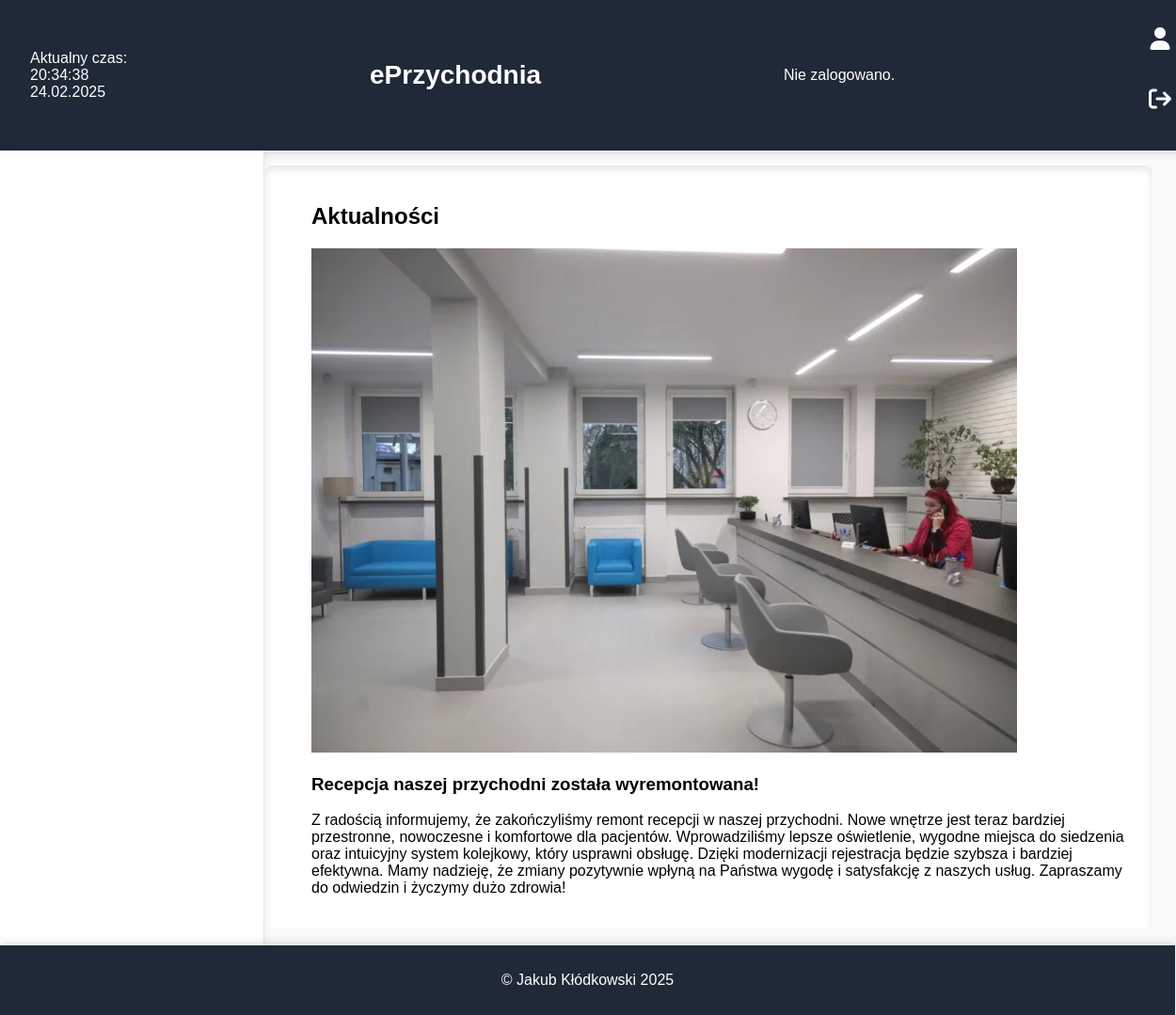
Before: / with the older database file.
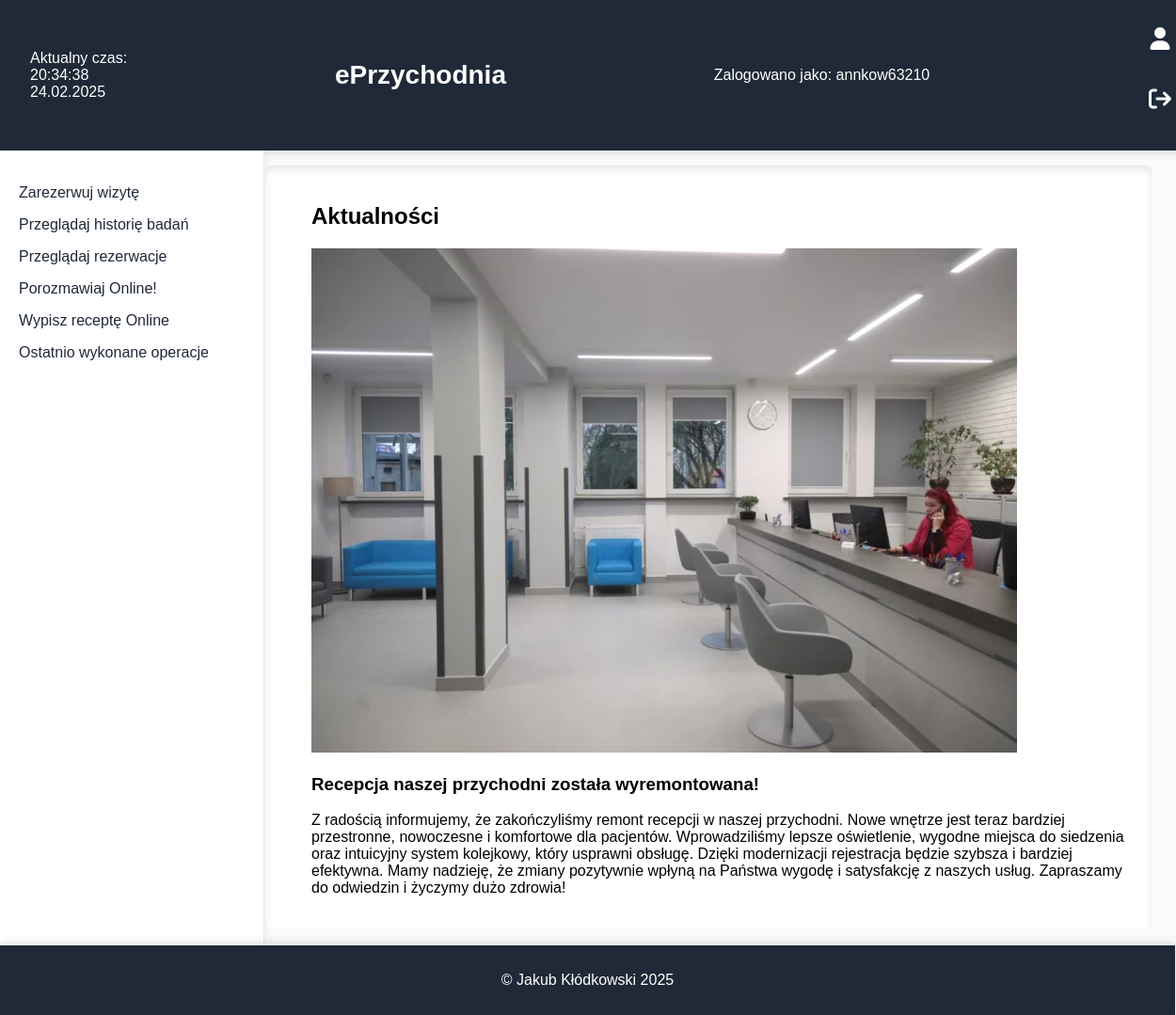
After: the same page with the newer database file.
### tables this page shows
CREATE TABLE `zalogowani` (
  `login` char(11) DEFAULT NULL,
  `haslo` varchar(100) DEFAULT NULL,
  `kto` varchar(100) DEFAULT NULL
);

### wyswietl_logowanie.php (the view, shortened to what this page needs)
<?php
            $connect = mysqli_connect("localhost", "root", "", "eprzychodnia");
            $query0 = "SELECT `login` FROM `zalogowani` LIMIT 1";
            $result = mysqli_query($connect, $query0);
            if ($result && mysqli_num_rows($result) > 0) {
                $row = mysqli_fetch_assoc($result);
                $log = $row['login'];
                echo "Zalogowano jako: " . htmlspecialchars($log);
            } else {
                echo "Nie zalogowano.";
            }
        ?>

### wyswietl_navbar.php (shortened to what this page needs)
<?php
$connect = mysqli_connect("localhost", "root", "", "eprzychodnia");
$query1 = "SELECT `kto` FROM `zalogowani`";
$result1 = mysqli_query($connect, $query1);
if ($row = mysqli_fetch_assoc($result1)) {
    $kto = $row['kto'];
}
?>
    </header>
    <div style="display: flex; flex: 1;">
        <nav>
            <?php
                $connect = mysqli_connect("localhost", "root", "", "eprzychodnia");
                $query0="select * from `zalogowani`";
                $result0=mysqli_query($connect,$query0);
                if(mysqli_num_rows($result0)>0){
                    $query1 = "SELECT `kto` FROM `zalogowani`";
                    $result1 = mysqli_query($connect, $query1);
                    if ($row = mysqli_fetch_assoc($result1)) {
                        $kto = $row['kto'];
                    }
                    $query2="select * from `uprawnienia` where `stanowisko`='".$kto."'";
                    $result2=mysqli_query($connect,$query2);
                    if($row=mysqli_fetch_assoc($result2)){
                        $rezerwuj=$row['rezerwuj'];
                        $przegladaj_historie=$row['przegladaj_historie'];
                        if($rezerwuj==1){
                            echo "<p><a href='rezerwuj.php'>Zarezerwuj wizytę</a></p>";
                        }
                        if($przegladaj_historie==1){
                            echo "<p><a href='historia.php'>Przeglądaj historię badań</a></p>";
                        }
                        if($row['przegladaj_rezerwacje']==1){
                            echo "<p><a href='przegladaj_rezerwacje.php'>Przeglądaj rezerwacje</a></p>";
                        }
                        if($row['ewizyta']==1){
                            echo "<p><a href='chat.php'>Porozmawiaj Online!</a></p>";
                        }
                        if($row['napisz_recepte']==1){
                            echo "<p><a href='zamow_recepte.php'>Wypisz receptę Online</a></p>";
                        }
                        if($row['wyswietl_historie_7dni_pacjent']==1){
                            echo "<p><a href='7dni_pacjent.php'>Ostatnio wykonane operacje</a></p>";
                        }
                    }
                }
            ?>

Changed rows visible on the page:
added zalogowani: login "annkow63210"
Other visible differences:
text no longer shown: "Nie zalogowano."
text now shown: "Zalogowano jako: Zarezerwuj wizytę Przeglądaj historię badań Przeglądaj rezerwacje Porozmawiaj Online! Wypisz receptę Online Ostatnio wykonane operacje"
